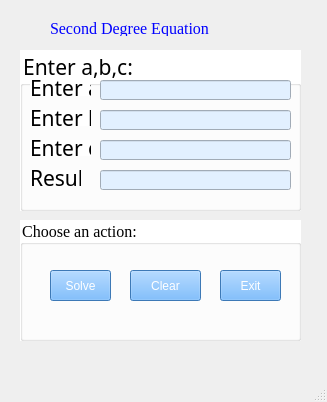
<?xml version="1.0" encoding="UTF-8"?>
<ui version="4.0">
 <class>MainWindow</class>
 <widget class="QMainWindow" name="MainWindow">
  <property name="geometry">
   <rect>
    <x>0</x>
    <y>0</y>
    <width>327</width>
    <height>402</height>
   </rect>
  </property>
  <property name="font">
   <font>
    <family>Times New Roman</family>
    <pointsize>12</pointsize>
   </font>
  </property>
  <property name="windowTitle">
   <string>PTB2</string>
  </property>
  <widget class="QWidget" name="centralwidget">
   <widget class="QGroupBox" name="groupBox">
    <property name="geometry">
     <rect>
      <x>20</x>
      <y>50</y>
      <width>281</width>
      <height>161</height>
     </rect>
    </property>
    <property name="font">
     <font>
      <family>12 Times New Roman</family>
      <pointsize>16</pointsize>
      <weight>50</weight>
      <italic>false</italic>
      <bold>false</bold>
     </font>
    </property>
    <property name="styleSheet">
     <string notr="true">background-color: rgb(255, 255, 255);
font: 16pt bold &quot;Times New Roman&quot;;</string>
    </property>
    <property name="title">
     <string>Enter a,b,c:</string>
    </property>
    <widget class="QLabel" name="label">
     <property name="geometry">
      <rect>
       <x>10</x>
       <y>30</y>
       <width>61</width>
       <height>16</height>
      </rect>
     </property>
     <property name="font">
      <font>
       <family>12 Times New Roman</family>
       <pointsize>16</pointsize>
       <weight>50</weight>
       <italic>false</italic>
       <bold>false</bold>
      </font>
     </property>
     <property name="text">
      <string>Enter a:</string>
     </property>
    </widget>
    <widget class="QLabel" name="label_2">
     <property name="geometry">
      <rect>
       <x>10</x>
       <y>60</y>
       <width>61</width>
       <height>16</height>
      </rect>
     </property>
     <property name="font">
      <font>
       <family>12 Times New Roman</family>
       <pointsize>16</pointsize>
       <weight>50</weight>
       <italic>false</italic>
       <bold>false</bold>
      </font>
     </property>
     <property name="text">
      <string>Enter b:</string>
     </property>
    </widget>
    <widget class="QLabel" name="label_3">
     <property name="geometry">
      <rect>
       <x>10</x>
       <y>90</y>
       <width>61</width>
       <height>16</height>
      </rect>
     </property>
     <property name="font">
      <font>
       <family>12 Times New Roman</family>
       <pointsize>16</pointsize>
       <weight>50</weight>
       <italic>false</italic>
       <bold>false</bold>
      </font>
     </property>
     <property name="text">
      <string>Enter c:</string>
     </property>
    </widget>
    <widget class="QLabel" name="label_4">
     <property name="geometry">
      <rect>
       <x>10</x>
       <y>120</y>
       <width>51</width>
       <height>16</height>
      </rect>
     </property>
     <property name="font">
      <font>
       <family>12 Times New Roman</family>
       <pointsize>16</pointsize>
       <weight>50</weight>
       <italic>false</italic>
       <bold>false</bold>
      </font>
     </property>
     <property name="text">
      <string>Result:</string>
     </property>
    </widget>
    <widget class="QLineEdit" name="lineEdit">
     <property name="geometry">
      <rect>
       <x>80</x>
       <y>30</y>
       <width>191</width>
       <height>20</height>
      </rect>
     </property>
     <property name="styleSheet">
      <string notr="true">background-color:rgb(226, 240, 255)</string>
     </property>
    </widget>
    <widget class="QLineEdit" name="lineEdit_2">
     <property name="geometry">
      <rect>
       <x>80</x>
       <y>60</y>
       <width>191</width>
       <height>20</height>
      </rect>
     </property>
     <property name="styleSheet">
      <string notr="true">background-color:rgb(226, 240, 255)</string>
     </property>
    </widget>
    <widget class="QLineEdit" name="lineEdit_3">
     <property name="geometry">
      <rect>
       <x>80</x>
       <y>90</y>
       <width>191</width>
       <height>20</height>
      </rect>
     </property>
     <property name="styleSheet">
      <string notr="true">background-color:rgb(226, 240, 255)</string>
     </property>
    </widget>
    <widget class="QLineEdit" name="lineEdit_4">
     <property name="geometry">
      <rect>
       <x>80</x>
       <y>120</y>
       <width>191</width>
       <height>20</height>
      </rect>
     </property>
     <property name="styleSheet">
      <string notr="true">background-color:rgb(226, 240, 255)</string>
     </property>
    </widget>
   </widget>
   <widget class="QGroupBox" name="groupBox_2">
    <property name="geometry">
     <rect>
      <x>20</x>
      <y>220</y>
      <width>281</width>
      <height>121</height>
     </rect>
    </property>
    <property name="styleSheet">
     <string notr="true">background-color: rgb(255, 255, 255);
font: 16pt bold &quot;Times New Roman&quot;;</string>
    </property>
    <property name="title">
     <string>Choose an action:</string>
    </property>
    <widget class="QPushButton" name="pushButton">
     <property name="geometry">
      <rect>
       <x>30</x>
       <y>50</y>
       <width>61</width>
       <height>31</height>
      </rect>
     </property>
     <property name="styleSheet">
      <string notr="true">font: 75  14pt &quot;Times New Roman&quot;;
color: rgb(255, 255, 255);
background-color: rgb(85, 170, 255);</string>
     </property>
     <property name="text">
      <string>Solve</string>
     </property>
     <property name="icon">
      <iconset>
       <normaloff>C:/Users/Admin/Downloads/8168619_gear_settings_configuration_options_icon.png</normaloff>C:/Users/Admin/Downloads/8168619_gear_settings_configuration_options_icon.png</iconset>
     </property>
     <property name="iconSize">
      <size>
       <width>20</width>
       <height>20</height>
      </size>
     </property>
    </widget>
    <widget class="QPushButton" name="pushButton_2">
     <property name="geometry">
      <rect>
       <x>110</x>
       <y>50</y>
       <width>71</width>
       <height>31</height>
      </rect>
     </property>
     <property name="styleSheet">
      <string notr="true">font: 75  14pt &quot;Times New Roman&quot;;
color: rgb(255, 255, 255);
background-color: rgb(85, 170, 255);</string>
     </property>
     <property name="text">
      <string>Clear</string>
     </property>
     <property name="icon">
      <iconset>
       <normaloff>C:/Users/Admin/Downloads/38988_edit_clear_sweep_sweeper_icon (1).png</normaloff>C:/Users/Admin/Downloads/38988_edit_clear_sweep_sweeper_icon (1).png</iconset>
     </property>
     <property name="iconSize">
      <size>
       <width>24</width>
       <height>24</height>
      </size>
     </property>
    </widget>
    <widget class="QPushButton" name="pushButton_3">
     <property name="geometry">
      <rect>
       <x>200</x>
       <y>50</y>
       <width>61</width>
       <height>31</height>
      </rect>
     </property>
     <property name="styleSheet">
      <string notr="true">font: 75  14pt &quot;Times New Roman&quot;;
color: rgb(255, 255, 255);
background-color: rgb(85, 170, 255);</string>
     </property>
     <property name="text">
      <string>Exit</string>
     </property>
     <property name="icon">
      <iconset>
       <normaloff>C:/Users/Admin/Downloads/619539_close_delete_dismiss_exit_cancel_icon (1).png</normaloff>C:/Users/Admin/Downloads/619539_close_delete_dismiss_exit_cancel_icon (1).png</iconset>
     </property>
     <property name="iconSize">
      <size>
       <width>24</width>
       <height>24</height>
      </size>
     </property>
    </widget>
   </widget>
   <widget class="QLabel" name="label_5">
    <property name="geometry">
     <rect>
      <x>50</x>
      <y>20</y>
      <width>201</width>
      <height>16</height>
     </rect>
    </property>
    <property name="styleSheet">
     <string notr="true">color: rgb(0, 0, 255);
font: 75 bold 16pt &quot;Arial&quot;;</string>
    </property>
    <property name="text">
     <string>Second Degree Equation</string>
    </property>
   </widget>
  </widget>
  <widget class="QMenuBar" name="menubar">
   <property name="geometry">
    <rect>
     <x>0</x>
     <y>0</y>
     <width>327</width>
     <height>18</height>
    </rect>
   </property>
  </widget>
  <widget class="QStatusBar" name="statusbar"/>
 </widget>
 <resources/>
 <connections/>
</ui>
